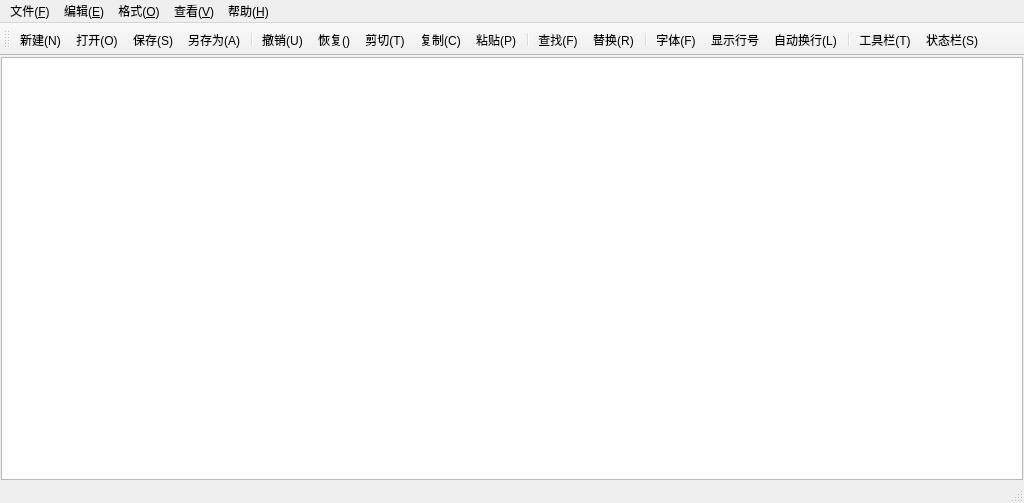
<?xml version="1.0" encoding="UTF-8"?>
<ui version="4.0">
 <class>Fourth_Demo_notepadClass</class>
 <widget class="QMainWindow" name="Fourth_Demo_notepadClass">
  <property name="geometry">
   <rect>
    <x>0</x>
    <y>0</y>
    <width>1024</width>
    <height>503</height>
   </rect>
  </property>
  <property name="windowTitle">
   <string>文本编辑器</string>
  </property>
  <property name="toolButtonStyle">
   <enum>Qt::ToolButtonTextBesideIcon</enum>
  </property>
  <widget class="QWidget" name="centralWidget">
   <layout class="QVBoxLayout" name="verticalLayout">
    <property name="spacing">
     <number>0</number>
    </property>
    <property name="leftMargin">
     <number>1</number>
    </property>
    <property name="topMargin">
     <number>1</number>
    </property>
    <property name="rightMargin">
     <number>1</number>
    </property>
    <property name="bottomMargin">
     <number>1</number>
    </property>
    <item>
     <widget class="QTextEdit" name="textEdit"/>
    </item>
   </layout>
  </widget>
  <widget class="QMenuBar" name="menuBar">
   <property name="geometry">
    <rect>
     <x>0</x>
     <y>0</y>
     <width>1024</width>
     <height>21</height>
    </rect>
   </property>
   <widget class="QMenu" name="menu">
    <property name="title">
     <string>文件(&amp;F)</string>
    </property>
    <addaction name="action_new"/>
    <addaction name="action_Open"/>
    <addaction name="action_Save"/>
    <addaction name="action_save_to"/>
    <addaction name="separator"/>
    <addaction name="action_exit"/>
   </widget>
   <widget class="QMenu" name="menu_E">
    <property name="title">
     <string>编辑(&amp;E)</string>
    </property>
    <addaction name="action_backward"/>
    <addaction name="action_forward"/>
    <addaction name="action_cut"/>
    <addaction name="action_copy"/>
    <addaction name="action_paste"/>
    <addaction name="separator"/>
    <addaction name="action_find"/>
    <addaction name="action_repalce"/>
    <addaction name="separator"/>
    <addaction name="action_select_all"/>
   </widget>
   <widget class="QMenu" name="menu_O">
    <property name="title">
     <string>格式(&amp;O)</string>
    </property>
    <addaction name="action_autoline"/>
    <addaction name="action_lineview"/>
    <addaction name="action_font"/>
    <addaction name="separator"/>
    <addaction name="action_font_color"/>
    <addaction name="action_font_backG"/>
    <addaction name="separator"/>
    <addaction name="action_EditG"/>
   </widget>
   <widget class="QMenu" name="menu_V">
    <property name="title">
     <string>查看(&amp;V)</string>
    </property>
    <addaction name="action_tool"/>
    <addaction name="action_status"/>
   </widget>
   <widget class="QMenu" name="menu_H">
    <property name="title">
     <string>帮助(&amp;H)</string>
    </property>
    <addaction name="action_about"/>
   </widget>
   <addaction name="menu"/>
   <addaction name="menu_E"/>
   <addaction name="menu_O"/>
   <addaction name="menu_V"/>
   <addaction name="menu_H"/>
  </widget>
  <widget class="QToolBar" name="mainToolBar">
   <property name="toolButtonStyle">
    <enum>Qt::ToolButtonTextUnderIcon</enum>
   </property>
   <attribute name="toolBarArea">
    <enum>TopToolBarArea</enum>
   </attribute>
   <attribute name="toolBarBreak">
    <bool>false</bool>
   </attribute>
   <addaction name="action_new"/>
   <addaction name="action_Open"/>
   <addaction name="action_Save"/>
   <addaction name="action_save_to"/>
   <addaction name="separator"/>
   <addaction name="action_backward"/>
   <addaction name="action_forward"/>
   <addaction name="action_cut"/>
   <addaction name="action_copy"/>
   <addaction name="action_paste"/>
   <addaction name="separator"/>
   <addaction name="action_find"/>
   <addaction name="action_repalce"/>
   <addaction name="separator"/>
   <addaction name="action_font"/>
   <addaction name="action_lineview"/>
   <addaction name="action_autoline"/>
   <addaction name="separator"/>
   <addaction name="action_tool"/>
   <addaction name="action_status"/>
  </widget>
  <widget class="QStatusBar" name="statusBar"/>
  <action name="action_new">
   <property name="icon">
    <iconset resource="Fourth_Demo_notepad.qrc">
     <normaloff>:/Fourth_Demo_notepad/images/new_icon.png</normaloff>:/Fourth_Demo_notepad/images/new_icon.png</iconset>
   </property>
   <property name="text">
    <string>新建(&amp;N)</string>
   </property>
   <property name="toolTip">
    <string>新建</string>
   </property>
   <property name="shortcut">
    <string>Ctrl+N</string>
   </property>
  </action>
  <action name="action_Open">
   <property name="icon">
    <iconset resource="Fourth_Demo_notepad.qrc">
     <normaloff>:/Fourth_Demo_notepad/images/open_icon.png</normaloff>:/Fourth_Demo_notepad/images/open_icon.png</iconset>
   </property>
   <property name="text">
    <string>打开(&amp;O)</string>
   </property>
   <property name="toolTip">
    <string>打开</string>
   </property>
   <property name="shortcut">
    <string>Ctrl+O</string>
   </property>
  </action>
  <action name="action_Save">
   <property name="icon">
    <iconset resource="Fourth_Demo_notepad.qrc">
     <normaloff>:/Fourth_Demo_notepad/images/save_icon.png</normaloff>:/Fourth_Demo_notepad/images/save_icon.png</iconset>
   </property>
   <property name="text">
    <string>保存(&amp;S)</string>
   </property>
   <property name="toolTip">
    <string>保存</string>
   </property>
   <property name="shortcut">
    <string>Ctrl+S</string>
   </property>
  </action>
  <action name="action_save_to">
   <property name="icon">
    <iconset resource="Fourth_Demo_notepad.qrc">
     <normaloff>:/Fourth_Demo_notepad/images/save_to_icon.png</normaloff>:/Fourth_Demo_notepad/images/save_to_icon.png</iconset>
   </property>
   <property name="text">
    <string>另存为(&amp;A)</string>
   </property>
   <property name="toolTip">
    <string>文件另存为</string>
   </property>
   <property name="shortcut">
    <string>Ctrl+A</string>
   </property>
  </action>
  <action name="action_exit">
   <property name="text">
    <string>退出(&amp;X)</string>
   </property>
   <property name="toolTip">
    <string>退出</string>
   </property>
   <property name="shortcut">
    <string>Ctrl+X</string>
   </property>
  </action>
  <action name="action_backward">
   <property name="icon">
    <iconset resource="Fourth_Demo_notepad.qrc">
     <normaloff>:/Fourth_Demo_notepad/images/backward_icon.png</normaloff>:/Fourth_Demo_notepad/images/backward_icon.png</iconset>
   </property>
   <property name="text">
    <string>撤销(&amp;U)</string>
   </property>
   <property name="toolTip">
    <string>撤销</string>
   </property>
   <property name="shortcut">
    <string>Ctrl+Z</string>
   </property>
  </action>
  <action name="action_cut">
   <property name="icon">
    <iconset resource="Fourth_Demo_notepad.qrc">
     <normaloff>:/Fourth_Demo_notepad/images/cut_icon.png</normaloff>:/Fourth_Demo_notepad/images/cut_icon.png</iconset>
   </property>
   <property name="text">
    <string>剪切(&amp;T)</string>
   </property>
   <property name="toolTip">
    <string>剪切</string>
   </property>
   <property name="shortcut">
    <string>Ctrl+X</string>
   </property>
  </action>
  <action name="action_copy">
   <property name="icon">
    <iconset resource="Fourth_Demo_notepad.qrc">
     <normaloff>:/Fourth_Demo_notepad/images/copy_icon.png</normaloff>:/Fourth_Demo_notepad/images/copy_icon.png</iconset>
   </property>
   <property name="text">
    <string>复制(&amp;C)</string>
   </property>
   <property name="toolTip">
    <string>复制</string>
   </property>
   <property name="shortcut">
    <string>Ctrl+C</string>
   </property>
  </action>
  <action name="action_paste">
   <property name="icon">
    <iconset resource="Fourth_Demo_notepad.qrc">
     <normaloff>:/Fourth_Demo_notepad/images/paste_icon.png</normaloff>:/Fourth_Demo_notepad/images/paste_icon.png</iconset>
   </property>
   <property name="text">
    <string>粘贴(&amp;P)</string>
   </property>
   <property name="toolTip">
    <string>粘贴</string>
   </property>
   <property name="shortcut">
    <string>Ctrl+V</string>
   </property>
  </action>
  <action name="action_find">
   <property name="icon">
    <iconset resource="Fourth_Demo_notepad.qrc">
     <normaloff>:/Fourth_Demo_notepad/images/search_icon.png</normaloff>:/Fourth_Demo_notepad/images/search_icon.png</iconset>
   </property>
   <property name="text">
    <string>查找(&amp;F)</string>
   </property>
   <property name="toolTip">
    <string>查找</string>
   </property>
   <property name="shortcut">
    <string>Ctrl+F</string>
   </property>
  </action>
  <action name="action_repalce">
   <property name="icon">
    <iconset resource="Fourth_Demo_notepad.qrc">
     <normaloff>:/Fourth_Demo_notepad/images/replace_icon.png</normaloff>:/Fourth_Demo_notepad/images/replace_icon.png</iconset>
   </property>
   <property name="text">
    <string>替换(&amp;R)</string>
   </property>
   <property name="toolTip">
    <string>替换</string>
   </property>
   <property name="shortcut">
    <string>Ctrl+H</string>
   </property>
  </action>
  <action name="action_font">
   <property name="icon">
    <iconset resource="Fourth_Demo_notepad.qrc">
     <normaloff>:/Fourth_Demo_notepad/images/font_icon.png</normaloff>:/Fourth_Demo_notepad/images/font_icon.png</iconset>
   </property>
   <property name="text">
    <string>字体(&amp;F)</string>
   </property>
   <property name="toolTip">
    <string>字体</string>
   </property>
  </action>
  <action name="action_autoline">
   <property name="checkable">
    <bool>true</bool>
   </property>
   <property name="icon">
    <iconset resource="Fourth_Demo_notepad.qrc">
     <normaloff>:/Fourth_Demo_notepad/images/auto_line_icon.png</normaloff>:/Fourth_Demo_notepad/images/auto_line_icon.png</iconset>
   </property>
   <property name="text">
    <string>自动换行(&amp;L)</string>
   </property>
   <property name="toolTip">
    <string>自动换行</string>
   </property>
  </action>
  <action name="action_tool">
   <property name="checkable">
    <bool>true</bool>
   </property>
   <property name="icon">
    <iconset resource="Fourth_Demo_notepad.qrc">
     <normaloff>:/Fourth_Demo_notepad/images/tool_icon.png</normaloff>:/Fourth_Demo_notepad/images/tool_icon.png</iconset>
   </property>
   <property name="text">
    <string>工具栏(&amp;T)</string>
   </property>
   <property name="toolTip">
    <string>工具栏</string>
   </property>
  </action>
  <action name="action_status">
   <property name="checkable">
    <bool>true</bool>
   </property>
   <property name="icon">
    <iconset resource="Fourth_Demo_notepad.qrc">
     <normaloff>:/Fourth_Demo_notepad/images/status_icon.png</normaloff>:/Fourth_Demo_notepad/images/status_icon.png</iconset>
   </property>
   <property name="text">
    <string>状态栏(&amp;S)</string>
   </property>
   <property name="toolTip">
    <string>状态栏</string>
   </property>
  </action>
  <action name="action_forward">
   <property name="icon">
    <iconset resource="Fourth_Demo_notepad.qrc">
     <normaloff>:/Fourth_Demo_notepad/images/forward_icon .png</normaloff>:/Fourth_Demo_notepad/images/forward_icon .png</iconset>
   </property>
   <property name="text">
    <string>恢复(&amp;)</string>
   </property>
   <property name="toolTip">
    <string>恢复</string>
   </property>
   <property name="shortcut">
    <string>Ctrl+Shift+Z</string>
   </property>
  </action>
  <action name="action_select_all">
   <property name="text">
    <string>全选(&amp;A)</string>
   </property>
   <property name="toolTip">
    <string>全选</string>
   </property>
   <property name="shortcut">
    <string>Ctrl+A</string>
   </property>
  </action>
  <action name="action_lineview">
   <property name="icon">
    <iconset resource="Fourth_Demo_notepad.qrc">
     <normaloff>:/Fourth_Demo_notepad/images/line_view_icon.png</normaloff>:/Fourth_Demo_notepad/images/line_view_icon.png</iconset>
   </property>
   <property name="text">
    <string>显示行号</string>
   </property>
   <property name="toolTip">
    <string>显示行号</string>
   </property>
  </action>
  <action name="action_font_color">
   <property name="text">
    <string>字体颜色</string>
   </property>
   <property name="toolTip">
    <string>字体颜色</string>
   </property>
  </action>
  <action name="action_font_backG">
   <property name="text">
    <string>字体背景色</string>
   </property>
   <property name="toolTip">
    <string>字体背景色</string>
   </property>
  </action>
  <action name="action_EditG">
   <property name="text">
    <string>编辑器背景色</string>
   </property>
  </action>
  <action name="action_about">
   <property name="icon">
    <iconset resource="Fourth_Demo_notepad.qrc">
     <normaloff>:/Fourth_Demo_notepad/images/about_icon.png</normaloff>:/Fourth_Demo_notepad/images/about_icon.png</iconset>
   </property>
   <property name="text">
    <string>关于(&amp;A)</string>
   </property>
  </action>
 </widget>
 <layoutdefault spacing="6" margin="11"/>
 <resources>
  <include location="Fourth_Demo_notepad.qrc"/>
 </resources>
 <connections/>
</ui>
